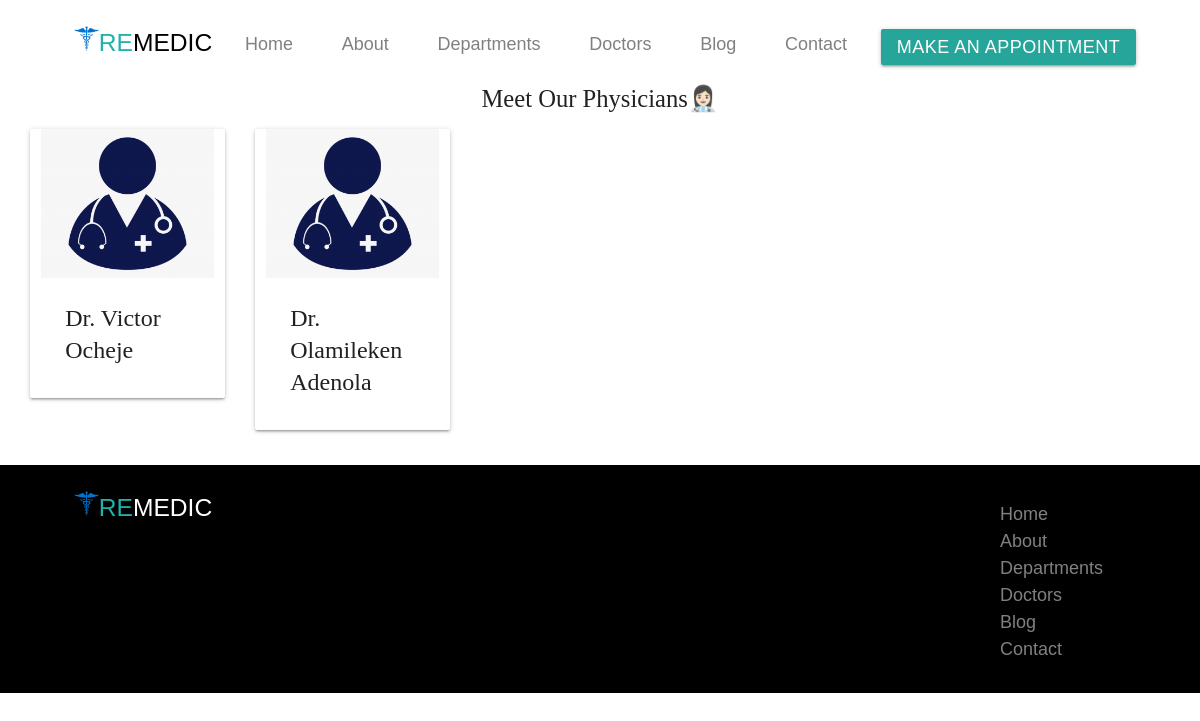
Screenshot of /meet-our-doctors/ with the database file from the repository.
### management/models.py (models this page shows, shortened)
class Doctor(models.Model):
    Doctor_user_instance = models.ForeignKey(get_user_model(),on_delete=models.CASCADE,null=True, blank=True)
    Doctor_firstname = models.CharField(max_length=250, null=True,blank=True)
    Doctor_lastname = models.CharField(max_length=250, null=True,blank=True)
    Doctor_gender = models.CharField(max_length=25, choices=GENDER, default="UNDECIDED")
    Doctor_department = models.ForeignKey(Department,on_delete=models.CASCADE, related_name="doctor_department")
    Doctor_specialization = models.CharField(max_length=250, null=True, blank=True)
    Doctor_phone_number = models.CharField(max_length=250, null=True, blank=True)
    Doctor_email_address = models.EmailField(default="firstname.lastname@hospitalmanagement.com", null=True, blank=True)
    Doctor_location = models.CharField(max_length=250,null=True, blank=True)

### base/views.py (the view)
# urls.py: path('meet-our-doctors/',views.doctor_page, name="doctor_page"),
def doctor_page(request):
    doctors = Doctor.objects.all()
    context = {
        'doctors':doctors
    }
    return render(request,'base/Pages/doctors_page.html',context)

### base/templates/base/Pages/doctors_page.html (shortened to what this page needs)
{% extends 'base/index.html' %}
{% load static %}
{% block content %}
<div>
    <h5 style="text-align:center">Meet Our Physicians👩🏻‍⚕️</h5>
    <div class="row card-holder">
    {% for doctor in doctors %}
    <div class="card doctor-holder col l2 s5">
        <div class="card-image waves-effect waves-block waves-light">
            <img class="doctors-logo" src="{% static 'base/images/doctors-icon.png' %}" alt="doctors-image">
        </div>
        <div class="card-content">
            <span class="card-title activator grey-text text-darken-4">
               <p>Dr. {{doctor.Doctor_lastname}} {{doctor.Doctor_firstname}}</p>
            </span>
        </div>
    </div>
    {% endfor %}
</div>
</div>
{% endblock content %}

### base/static/base/css/style.css (style rules this page uses)
* { margin: 0; border: 0; font-family: Georgia, 'Times New Roman', Times, serif; }
.doctor-holder { margin-left: 2em; margin-right: 2em; }
.card-holder { margin-left: 2em; }

### rows the page displays
Doctor: Doctor_lastname "Victor", Doctor_firstname "Ocheje"
Doctor: Doctor_lastname "Olamileken", Doctor_firstname "Adenola"
